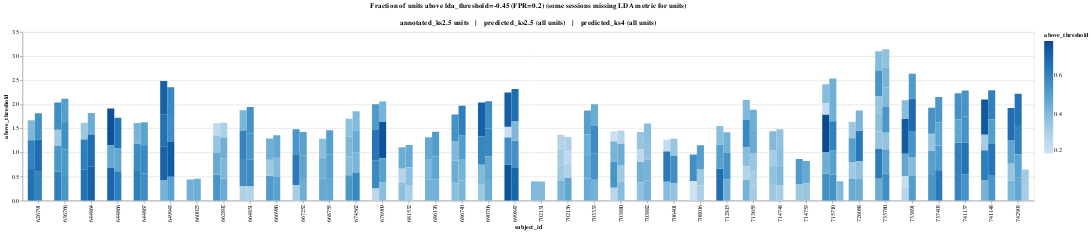

Here is the notebook cell this chart was saved with:
### Code cell
with_ks4_only = False
fpr_threshold = 0.2
get_combined_above_threshold_chart(
    fpr_threshold=fpr_threshold,
    with_ks4_only=False,
)

### Figure 1 — Vega-Lite specification as saved in the notebook (floating-point values rounded to 4 significant figures; data arrays with more than 128 entries replaced by an {"elided": "..."} marker saying what was removed)
{"config": {"view": {"continuousWidth": 300, "continuousHeight": 300}}, "data": {"name": "data-2aff8957ae467dba992cdbda752e9511"}, "mark": {"type": "bar"}, "encoding": {"color": {"field": "above_threshold", "type": "quantitative"}, "order": {"field": "session_id", "type": "nominal"}, "tooltip": [{"field": "units_group", "type": "nominal"}, {"field": "session_id", "type": "nominal"}, {"field": "n_units_with_lda_score", "type": "quantitative"}, {"field": "above_threshold", "type": "quantitative"}], "x": {"field": "subject_id", "sort": "x", "type": "nominal"}, "xOffset": {"field": "units_group", "sort": ["annotated_ks2.5", "predicted_ks2.5", "predicted_ks4"], "type": "nominal"}, "y": {"field": "above_threshold", "type": "quantitative"}}, "height": 300, "params": [{"name": "param_10", "select": {"type": "interval", "encodings": ["x", "y"]}, "bind": "scales"}], "title": ["Fraction of units above lda_threshold=-0.45 (FPR=0.2) (some sessions missing LDA metric for units)", "", "annotated_ks2.5 units    |    predicted_ks2.5 (all units)    |    predicted_ks4 (all units)"], "width": 1800, "$schema": "https://vega.github.io/schema/vega-lite/v5.20.1.json", "datasets": {"data-2aff8957ae467dba992cdbda752e9511": {"elided": "279 records"}}}
